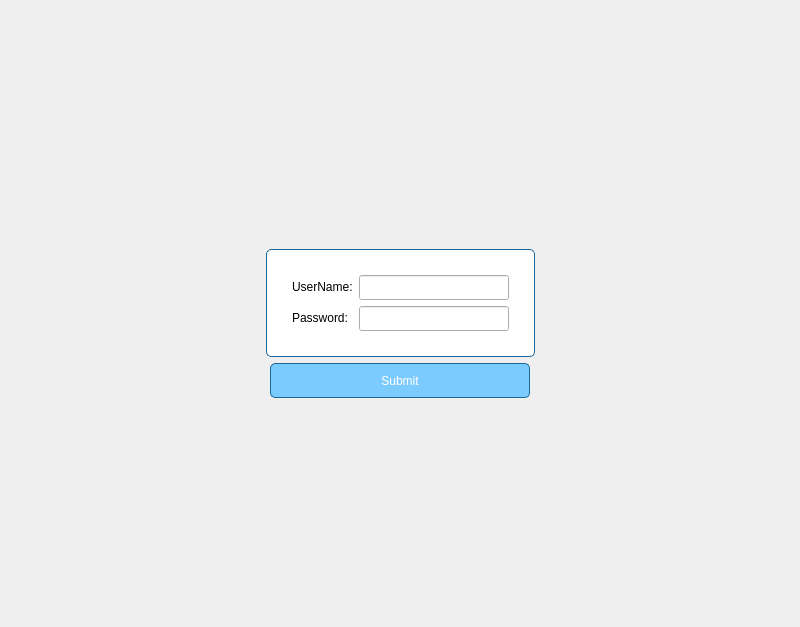
<?xml version="1.0" encoding="UTF-8"?>
<ui version="4.0">
 <class>MainWindow</class>
 <widget class="QMainWindow" name="MainWindow">
  <property name="geometry">
   <rect>
    <x>0</x>
    <y>0</y>
    <width>800</width>
    <height>627</height>
   </rect>
  </property>
  <property name="windowTitle">
   <string>MainWindow</string>
  </property>
  <widget class="QWidget" name="centralwidget">
   <property name="styleSheet">
    <string notr="true">#centralwidget {
border-image: url(:/resources/login_bg.png);
}</string>
   </property>
   <layout class="QVBoxLayout" name="verticalLayout">
    <item>
     <spacer name="verticalSpacer">
      <property name="orientation">
       <enum>Qt::Vertical</enum>
      </property>
      <property name="sizeHint" stdset="0">
       <size>
        <width>20</width>
        <height>40</height>
       </size>
      </property>
     </spacer>
    </item>
    <item>
     <layout class="QHBoxLayout" name="horizontalLayout_2">
      <property name="topMargin">
       <number>20</number>
      </property>
      <property name="rightMargin">
       <number>0</number>
      </property>
      <property name="bottomMargin">
       <number>0</number>
      </property>
      <item>
       <spacer name="horizontalSpacer_4">
        <property name="orientation">
         <enum>Qt::Horizontal</enum>
        </property>
        <property name="sizeHint" stdset="0">
         <size>
          <width>40</width>
          <height>20</height>
         </size>
        </property>
       </spacer>
      </item>
      <item>
       <widget class="QFrame" name="formFrame">
        <property name="styleSheet">
         <string notr="true">#formFrame {
border: 1px solid rgb(24, 103, 155);
border-radius: 5px;
background-color: white; }</string>
        </property>
        <layout class="QFormLayout" name="formLayout">
         <property name="margin">
          <number>25</number>
         </property>
         <item row="0" column="0">
          <widget class="QLabel" name="label">
           <property name="text">
            <string>UserName:</string>
           </property>
          </widget>
         </item>
         <item row="0" column="1">
          <widget class="QLineEdit" name="usernameInput">
           <property name="minimumSize">
            <size>
             <width>150</width>
             <height>25</height>
            </size>
           </property>
          </widget>
         </item>
         <item row="1" column="0">
          <widget class="QLabel" name="label_2">
           <property name="text">
            <string>Password:</string>
           </property>
          </widget>
         </item>
         <item row="1" column="1">
          <widget class="QLineEdit" name="passwordInput">
           <property name="minimumSize">
            <size>
             <width>150</width>
             <height>25</height>
            </size>
           </property>
           <property name="echoMode">
            <enum>QLineEdit::Password</enum>
           </property>
          </widget>
         </item>
        </layout>
       </widget>
      </item>
      <item>
       <spacer name="horizontalSpacer_3">
        <property name="orientation">
         <enum>Qt::Horizontal</enum>
        </property>
        <property name="sizeHint" stdset="0">
         <size>
          <width>40</width>
          <height>20</height>
         </size>
        </property>
       </spacer>
      </item>
     </layout>
    </item>
    <item>
     <layout class="QHBoxLayout" name="horizontalLayout">
      <item>
       <spacer name="horizontalSpacer">
        <property name="orientation">
         <enum>Qt::Horizontal</enum>
        </property>
        <property name="sizeHint" stdset="0">
         <size>
          <width>40</width>
          <height>20</height>
         </size>
        </property>
       </spacer>
      </item>
      <item>
       <widget class="QPushButton" name="loginButton">
        <property name="minimumSize">
         <size>
          <width>260</width>
          <height>35</height>
         </size>
        </property>
        <property name="styleSheet">
         <string notr="true">border: 1px solid rgb(24, 103, 155);
border-radius: 5px;
background-color: rgb(124, 203, 255);
color: white;</string>
        </property>
        <property name="text">
         <string>Submit</string>
        </property>
       </widget>
      </item>
      <item>
       <spacer name="horizontalSpacer_2">
        <property name="orientation">
         <enum>Qt::Horizontal</enum>
        </property>
        <property name="sizeHint" stdset="0">
         <size>
          <width>40</width>
          <height>20</height>
         </size>
        </property>
       </spacer>
      </item>
     </layout>
    </item>
    <item>
     <spacer name="verticalSpacer_2">
      <property name="orientation">
       <enum>Qt::Vertical</enum>
      </property>
      <property name="sizeHint" stdset="0">
       <size>
        <width>20</width>
        <height>40</height>
       </size>
      </property>
     </spacer>
    </item>
   </layout>
  </widget>
  <widget class="QMenuBar" name="menubar">
   <property name="geometry">
    <rect>
     <x>0</x>
     <y>0</y>
     <width>800</width>
     <height>45</height>
    </rect>
   </property>
  </widget>
 </widget>
 <resources>
  <include location="resources.qrc"/>
 </resources>
 <connections/>
</ui>
